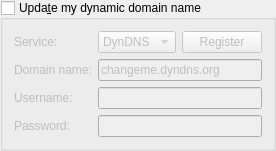
                                                                <widget class="QGroupBox" name="checkDynDNS">
                                                                    <property name="title">
                                                                        <string>Upda&amp;te my dynamic domain name</string>
                                                                    </property>
                                                                    <property name="checkable">
                                                                        <bool>true</bool>
                                                                    </property>
                                                                    <property name="checked">
                                                                        <bool>false</bool>
                                                                    </property>
                                                                    <layout class="QFormLayout" name="formLayout_5">
                                                                        <item row="0" column="0">
                                                                            <widget class="QLabel" name="label_19">
                                                                                <property name="text">
                                                                                    <string>Service:</string>
                                                                                </property>
                                                                            </widget>
                                                                        </item>
                                                                        <item row="0" column="1">
                                                                            <layout class="QHBoxLayout" name="horizontalLayout_3">
                                                                                <item>
                                                                                    <widget class="QComboBox" name="comboDNSService">
                                                                                        <item>
                                                                                            <property name="text">
                                                                                                <string notr="true">DynDNS</string>
                                                                                            </property>
                                                                                        </item>
                                                                                        <item>
                                                                                            <property name="text">
                                                                                                <string notr="true">No-IP</string>
                                                                                            </property>
                                                                                        </item>
                                                                                    </widget>
                                                                                </item>
                                                                                <item>
                                                                                    <widget class="QPushButton" name="registerDNSBtn">
                                                                                        <property name="text">
                                                                                            <string>Register</string>
                                                                                        </property>
                                                                                    </widget>
                                                                                </item>
                                                                            </layout>
                                                                        </item>
                                                                        <item row="1" column="0">
                                                                            <widget class="QLabel" name="label_20">
                                                                                <property name="text">
                                                                                    <string>Domain name:</string>
                                                                                </property>
                                                                            </widget>
                                                                        </item>
                                                                        <item row="1" column="1">
                                                                            <widget class="QLineEdit" name="domainNameTxt">
                                                                                <property name="text">
                                                                                    <string notr="true">changeme.dyndns.org</string>
                                                                                </property>
                                                                            </widget>
                                                                        </item>
                                                                        <item row="2" column="0">
                                                                            <widget class="QLabel" name="label_21">
                                                                                <property name="text">
                                                                                    <string>Username:</string>
                                                                                </property>
                                                                            </widget>
                                                                        </item>
                                                                        <item row="2" column="1">
                                                                            <widget class="QLineEdit" name="DNSUsernameTxt"/>
                                                                        </item>
                                                                        <item row="3" column="0">
                                                                            <widget class="QLabel" name="label_22">
                                                                                <property name="text">
                                                                                    <string>Password:</string>
                                                                                </property>
                                                                            </widget>
                                                                        </item>
                                                                        <item row="3" column="1">
                                                                            <widget class="QLineEdit" name="DNSPasswordTxt">
                                                                                <property name="echoMode">
                                                                                    <enum>QLineEdit::Password</enum>
                                                                                </property>
                                                                            </widget>
                                                                        </item>
                                                                    </layout>
                                                                </widget>
